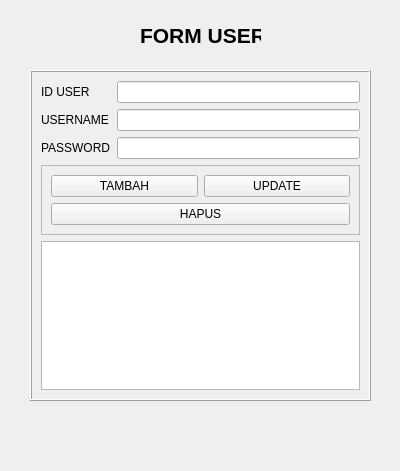
<?xml version="1.0" encoding="UTF-8"?>
<ui version="4.0">
 <class>Form</class>
 <widget class="QWidget" name="Form">
  <property name="geometry">
   <rect>
    <x>0</x>
    <y>0</y>
    <width>400</width>
    <height>471</height>
   </rect>
  </property>
  <property name="windowTitle">
   <string>Form</string>
  </property>
  <widget class="QLabel" name="label">
   <property name="geometry">
    <rect>
     <x>140</x>
     <y>20</y>
     <width>121</width>
     <height>31</height>
    </rect>
   </property>
   <property name="font">
    <font>
     <pointsize>16</pointsize>
     <bold>true</bold>
    </font>
   </property>
   <property name="text">
    <string>&lt;html&gt;&lt;head/&gt;&lt;body&gt;&lt;p&gt;FORM USER&lt;/p&gt;&lt;/body&gt;&lt;/html&gt;</string>
   </property>
  </widget>
  <widget class="QFrame" name="frame">
   <property name="geometry">
    <rect>
     <x>30</x>
     <y>70</y>
     <width>341</width>
     <height>331</height>
    </rect>
   </property>
   <property name="frameShape">
    <enum>QFrame::Shape::Box</enum>
   </property>
   <property name="frameShadow">
    <enum>QFrame::Shadow::Raised</enum>
   </property>
   <layout class="QVBoxLayout" name="verticalLayout">
    <item>
     <layout class="QFormLayout" name="formLayout">
      <item row="0" column="0">
       <widget class="QLabel" name="iDALATLabel">
        <property name="text">
         <string>ID USER</string>
        </property>
       </widget>
      </item>
      <item row="0" column="1">
       <widget class="QLineEdit" name="txtIdUsr"/>
      </item>
      <item row="1" column="0">
       <widget class="QLabel" name="jENISALATLabel">
        <property name="text">
         <string>USERNAME</string>
        </property>
       </widget>
      </item>
      <item row="1" column="1">
       <widget class="QLineEdit" name="txtUsn"/>
      </item>
      <item row="2" column="0">
       <widget class="QLabel" name="tIPEALATLabel">
        <property name="text">
         <string>PASSWORD</string>
        </property>
       </widget>
      </item>
      <item row="2" column="1">
       <widget class="QLineEdit" name="txtPw"/>
      </item>
     </layout>
    </item>
    <item>
     <widget class="QFrame" name="frame_2">
      <property name="frameShape">
       <enum>QFrame::Shape::StyledPanel</enum>
      </property>
      <property name="frameShadow">
       <enum>QFrame::Shadow::Raised</enum>
      </property>
      <layout class="QGridLayout" name="gridLayout_4">
       <item row="0" column="0">
        <widget class="QPushButton" name="btnTambah">
         <property name="text">
          <string>TAMBAH</string>
         </property>
        </widget>
       </item>
       <item row="0" column="1">
        <widget class="QPushButton" name="btnUpdate">
         <property name="text">
          <string>UPDATE</string>
         </property>
        </widget>
       </item>
       <item row="1" column="0" colspan="2">
        <widget class="QPushButton" name="btnHapus">
         <property name="text">
          <string>HAPUS</string>
         </property>
        </widget>
       </item>
      </layout>
     </widget>
    </item>
    <item>
     <widget class="QTableView" name="viewData"/>
    </item>
   </layout>
  </widget>
 </widget>
 <resources/>
 <connections/>
</ui>
